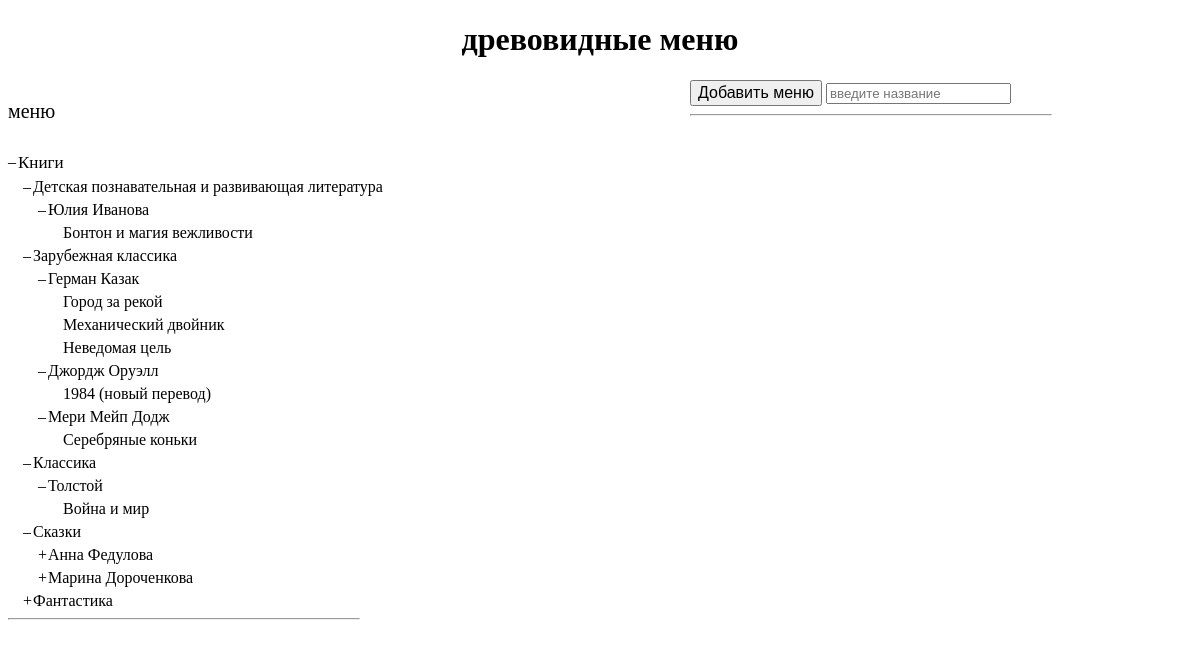
Page /1/Классика/ on the committed database.
### menus/models.py (models this page shows, shortened)
class Fields(models.Model):
    field_name = models.CharField(max_length=150, verbose_name='название поля')
    branch_name = models.CharField(max_length=150, verbose_name='название ветки')
    nest_name = models.CharField(max_length=150, verbose_name='название вложенности')
    menu_name = models.ForeignKey(Menu, on_delete=models.RESTRICT)
    class Meta:
        verbose_name = 'Поле меню'
        verbose_name_plural = 'Поля меню'

class Menu(models.Model):
    title = models.CharField(max_length=150, verbose_name='наименование')
    class Meta:
        verbose_name = 'Меню'
        verbose_name_plural = 'Меню'

### menus/views.py (the view)
# urls.py: path('<int:menu_id>/<str:field_name>/', field, name='field'),
def field(request, menu_id, field_name):
    return render(request, 'menus/field.html')

### menus/templatetags/menus_tags.py (called while the page is built)
@register.inclusion_tag('menus/template_tags_templates/for_field.html', takes_context=True)
def field(context):
    request = context['request']
    menus_id = request.resolver_match.kwargs['menu_id']
    data = Fields.objects.select_related('menu_name').order_by('menu_name_id', 'field_name', 'branch_name')
    context = {'menus': data}
    if request.body:
        cache_search(request)
    context['names'] = cache.get('menu_name')
    context['menus_id'] = menus_id
    return context

### menus/templates/menus/field.html (shortened to what this page needs)
{% extends 'base.html' %}
{% load static %}
{% load menus_tags %}
{% block link %}
<link rel="stylesheet" href="{% static 'menus/css/field.css' %}">
{% endblock link %}
{% block content %}
{% field %}
{% endblock content %}

### templates/base.html (shortened to what this page needs)
<!DOCTYPE html>
{% load static %}
<html lang="en">
<head>
    <link rel="stylesheet" href="{% static 'menus/css/style.css' %}">
    {% block link %}
    {% endblock link %}
</head>
<body>
<div class="wrapper">
    <h1><a href="{% url 'menus' %}">древовидные меню</a></h1>
    {% block content %}
    {% endblock content %}
</div>
</body>
</html>

### menus/templates/menus/template_tags_templates/for_field.html (shortened to what this page needs)
{% extends 'menus/template_tags_templates/for_all_menus.html' %}
{% block menu %}
<p class="all_menus_title">меню</p>
{% endblock menu %}
{% block menucicle %}
{% for item in menus %}
{% if menus_id == item.menu_name.id %}
{% ifchanged item.menu_name.title %}
<div class="title_wrapper">
    <div class="title_plus_minus_wrapper" data-titleToClose="title_to_close">
        <div class="plus_minus minus">–</div>
    </div>
    <div class="menu_title">
        <span>{{ item.menu_name.title }}</span>
    </div>
</div>
{% endifchanged %}
{% ifchanged item.field_name %}
<div class="{{ item.menu_name.title }} wrappers field_name_wrapper {{ item.menu_name.title }}">
    <div class="nontitle_plus_minus_wrapper field_name{{ item.field_name }}"
         data-fieldToClose="field_name_to_close">
        <div class="plus_minus minus">–</div>
        <div class="plus_minus plus" data-field="{{ item.field_name|cut:' ' }}">+</div>
    </div>
    <div class="{{ item.menu_name.title }}2">
        <a class="field_name" href="{% url 'field' item.menu_name.id item.field_name|cut:' ' %}">
            {{ item.field_name }} </a>
    </div>
</div>
{% endifchanged %}
{% ifchanged item.branch_name %}
<div class="{{ item.menu_name.title }} {{ item.field_name }} wrappers branch_name_wrapper">
    <div class="nontitle_plus_minus_wrapper field_name{{ item.field_name }} branch_name{{ item.branch_name }}">
        <div class="plus_minus minus">–</div>
        <div class="plus_minus plus" data-field="{{ item.field_name|cut:' ' }}">+</div>
    </div>
    <div class="{{ item.menu_name.title }}3">
        <a class="branch_name"
           href="{% url 'field' item.menu_name.id item.field_name|cut:' ' %}">
            {{ item.branch_name }}
        </a>
    </div>
</div>
{% endifchanged %}
{% ifchanged item.nest_name %}
<div class="{{ item.menu_name.title }} {{ item.field_name }} wrappers nest_name_wrapper {{ item.branch_name }}">
    <a class="nest_name"
       href="{% url 'field' item.menu_name.id item.field_name|cut:' ' %}">
        {{ item.nest_name}} </a>
</div>
{% endifchanged %}
{% endif %}
{% endfor %}
<hr class="all_menus_hr">
{% endblock menucicle %}

### menus/templates/menus/template_tags_templates/for_all_menus.html (shortened to what this page needs)
<div class="all_menus_wrapper">
    {% block menu %}{% endblock menu %}
    {% block menucicle %}{% endblock menucicle %}
</div>
{% block addmenu %}
<div class="add_menu_wrapper">
    <button class="add_menu_title">Добавить меню</button>
    <input class="enter_the_menuname" type="text" placeholder="введите название">
    <hr class="add_menus_hr">
</div>
{% endblock addmenu %}

### menus/static/menus/css/style.css (style rules this page uses)
h1 { text-align:center; }
a { text-decoration:none; color:#000000; }
body { max-width:100%; }

### menus/static/menus/css/field.css (style rules this page uses)
.all_menus_title { font-size:20px; }
.all_menus_wrapper { width: fit-content; position:absolute; }
.all_menus_hr { width: 100%; }
.title_plus_minus_wrapper { position:relative; cursor:pointer; }
.title_wrapper { margin-top: 30px; }
.nontitle_plus_minus_wrapper { position:relative; left:-10px; cursor:pointer; }
.plus_minus { position:absolute; }
.minus { display:none; }
.menu_title { margin-top:10px; font-size:17px; position: relative; left: 10px; }
.field_name_wrapper { position: relative; left: 25px; }
.branch_name_wrapper { position: relative; left: 40px; }
.nest_name_wrapper { position: relative; left: 55px; }
.wrappers { display:none; margin-top:5px; margin-bottom:5px; }
.add_menu_wrapper { width: 360px; position:absolute; right: 150px; }
.add_menu_title { height: 26px; font-size: 16px; }
.add_menus_hr { width:100%; }
button { cursor:pointer; }

### rows in the picture
Fields: menu_name "Книги", field_name "Детская познавательная и развивающая литература", branch_name "Юлия Иванова", nest_name "Бонтон и магия вежливости"
Fields: field_name "Зарубежная классика", branch_name "Герман Казак", nest_name "Город за рекой"
Fields: nest_name "Механический двойник"
Fields: nest_name "Неведомая цель"
Fields: branch_name "Джордж Оруэлл", nest_name "1984 (новый перевод)"
Fields: branch_name "Мери Мейп Додж", nest_name "Серебряные коньки"
Fields: field_name "Классика", branch_name "Толстой", nest_name "Война и мир"
Fields: field_name "Сказки", branch_name "Анна Федулова"
Fields: branch_name "Марина Дороченкова"
Fields: field_name "Фантастика"
